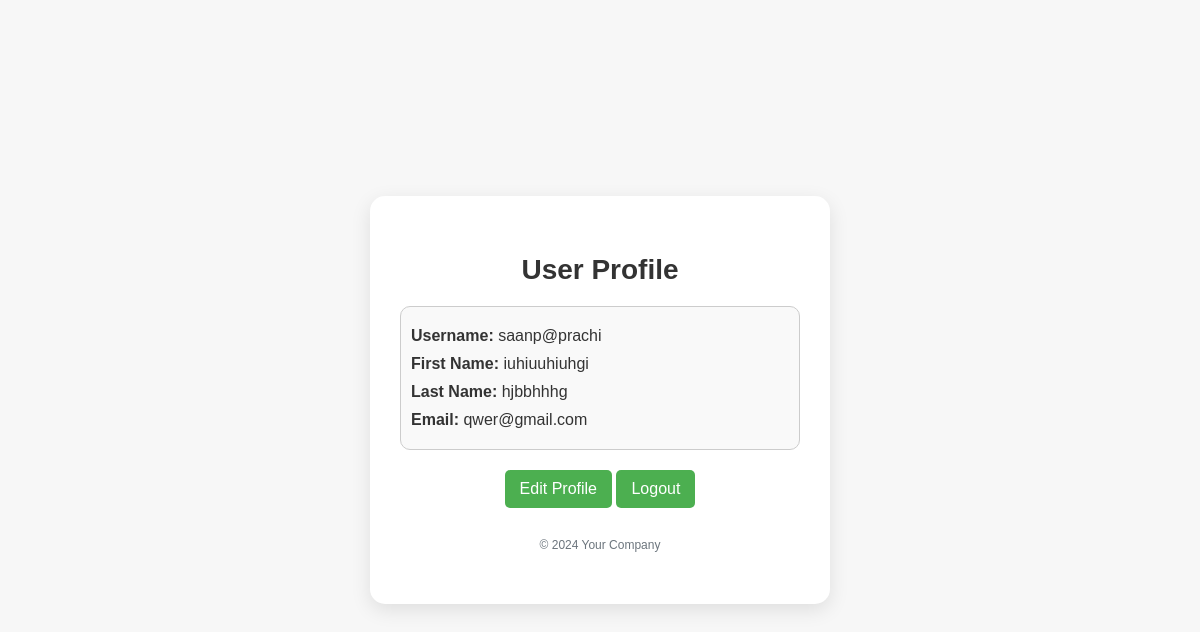
Before: /profile/saanp@prachi with the older database file.
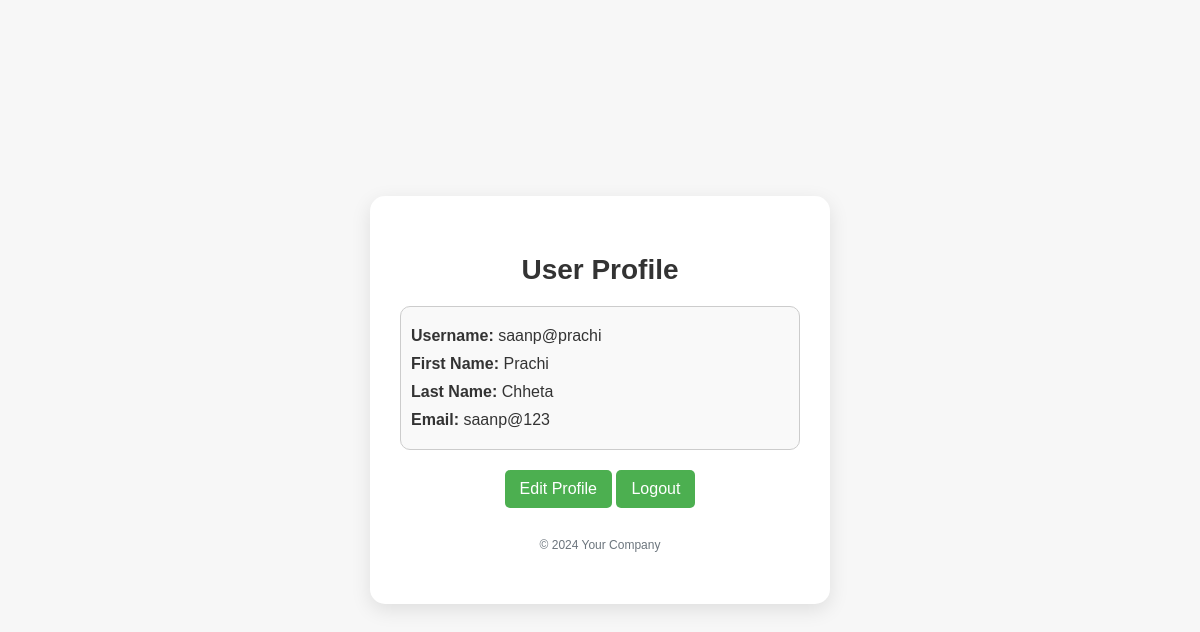
After: the same page with the newer database file.
### tables this page shows
CREATE TABLE users 
                 (id INTEGER PRIMARY KEY AUTOINCREMENT, 
                  username TEXT NOT NULL, 
                  password TEXT NOT NULL, 
                  firstname TEXT NOT NULL, 
                  lastname TEXT NOT NULL, 
                  email TEXT NOT NULL);

### app.py (the view)
@app.route('/profile/<username>')
def profile(username):
    conn = sqlite3.connect(db_path)
    c = conn.cursor()
    c.execute("SELECT * FROM users WHERE username=?", (username,))
    user = c.fetchone()
    conn.close()
    return render_template('profile.html', user=user)

### templates/profile.html (shortened to what this page needs)
<!DOCTYPE html>
<html lang="en">
<head>
</head>
<body>
    <div class="container">
        <h1>User Profile</h1>
        <div class="profile-info">
            <p><strong>Username:</strong> {{ user[1] }}</p>
            <p><strong>First Name:</strong> {{ user[3] }}</p>
            <p><strong>Last Name:</strong> {{ user[4] }}</p>
            <p><strong>Email:</strong> {{ user[5] }}</p>
        </div>
        <div class="btn-container">
            <button class="btn" onclick="window.location.href='/edit-profile'">Edit Profile</button>
            <button class="btn" onclick="window.location.href='/logout'">Logout</button>
        </div>
        <div class="footer">
            <p>&copy; 2024 Your Company</p>
        </div>
    </div>
</body>
</html>

Changed rows visible on the page:
changed users "saanp@prachi": firstname "iuhiuuhiuhgi" → "Prachi"; lastname "hjbbhhhg" → "Chheta"; email "qwer@gmail.com" → "saanp@123"
